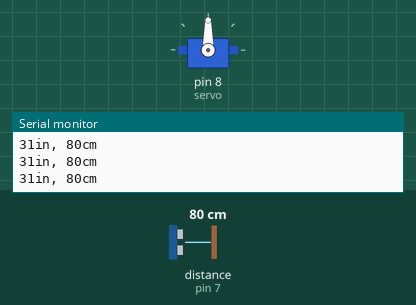
Recording of a sketch running on a simulated Arduino Uno, built with avr-gcc and run on an emulated ATmega328P. Parts: servo, the last lines printed to the serial monitor. Wiring (inferred from the names in the program): ultrasonic range finder: trigger pin 7; echo pin 7. The test bench sets the inputs (shaded band); at power-on: distance to the obstacle (sensor on pin 7) 80 cm. The echo pulse lasts 58.3 µs per cm.

Above: at 1.2 s.
1.3 s: distance to the obstacle (sensor on pin 7) set to 27 cm
2.8 s: distance to the obstacle (sensor on pin 7) set to 23 cm
At 3.5 s:
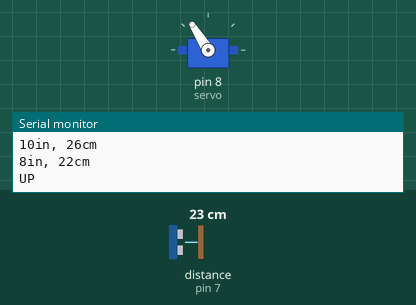
5.8 s: distance to the obstacle (sensor on pin 7) set to 120 cm
At 7.8 s:
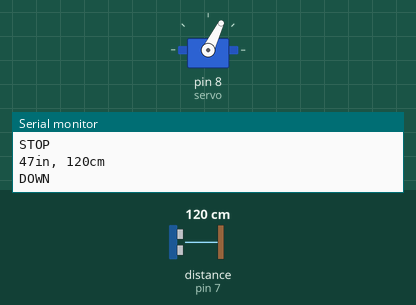
8.8 s: distance to the obstacle (sensor on pin 7) set to 108 cm
10.6 s: distance to the obstacle (sensor on pin 7) set to 100 cm
At 11.4 s:
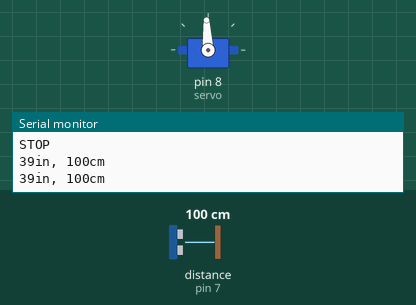
13.6 s: distance to the obstacle (sensor on pin 7) set to 2 cm
At 15.5 s:
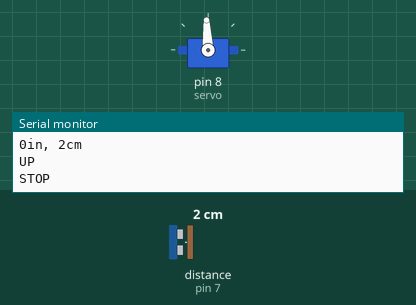
Timing chart, 0 to 17.6 s (numbered marks = the images above; inputs shaded):
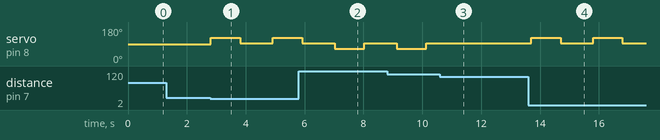

Measured:
- the behaviour switches between 26 and 25 cm on distance to the obstacle (sensor on pin 7) (found by bisection; images 0 and 1)
- the behaviour switches between 105 and 104 cm on distance to the obstacle (sensor on pin 7) (found by bisection; images 2 and 3)
- after the input at 2.8 s, servo on pin 8 (servo): 90° → 122° at once, → 93° 1.0 s later, → 122° 1.1 s later
- after the input at 10.6 s, servo on pin 8 (servo): stays 93° (without the input it goes to 64° after 0.64 s)
- after the input at 13.6 s, servo on pin 8 (servo): alternates 122° for 1.0 s and 93° for 1.1 s, starting after 0.10 s

The sketch:

ls3006.ino
```cpp
// works for LS-3006

#include <Servo.h>

Servo servo;  // create servo object to control a servo
int testing = 100;
// twelve servo objects can be created on most boards
const int pingPin = 7;
int pos = 0;    // variable to store the servo position

void setup() {
  Serial.begin(19200);
  Serial.println("attached to pin 9");
  servo.attach(8);  // attaches the servo on pin 9 to the servo object
}

void loop() {
  long duration, inches, cm;
  pinMode(pingPin, OUTPUT);
  digitalWrite(pingPin, LOW);
  delayMicroseconds(2);
  digitalWrite(pingPin, HIGH);
  delayMicroseconds(5);
  digitalWrite(pingPin, LOW);
  pinMode(pingPin, INPUT);
  duration = pulseIn(pingPin, HIGH);
  inches = microsecondsToInches(duration);
  cm = microsecondsToCentimeters(duration);
  Serial.print(inches);
  Serial.print("in, ");
  Serial.print(cm);
  Serial.print("cm");
  Serial.println();
  if(inches > 40){
    // move down
    servoTurnLeft();
    delay(1000);
    servoStop();
  }
  if (inches < 10){
    servoTurnRight();
    delay(1000);
    servoStop();
  }
  //servoTurnLeft();
  //delay(10000);
  //servoStop();
  //servoTurnRight();
  //delay(10000);
 // servoStop();
 delay(100);
}

void servoStop(){
  servo.writeMicroseconds(1500);            //pulse width that tells servo to stop turning
  Serial.println("STOP");
  delay(1000);                              // need this delay before sending new command
}


void servoTurnLeft(){
  servo.writeMicroseconds(1200);            //full speed clockwise rotation
  Serial.println("DOWN");
  //delay(1000);
}

void servoTurnRight(){
  servo.writeMicroseconds(1800);            //full speed counter clockwise rotation
  Serial.println("UP");
  //delay(1000);
}

long microsecondsToInches(long microseconds) {
  // According to Parallax's datasheet for the PING))), there are
  // 73.746 microseconds per inch (i.e. sound travels at 1130 feet per
  // second).  This gives the distance travelled by the ping, outbound
  // and return, so we divide by 2 to get the distance of the obstacle.
  // See: http://www.parallax.com/dl/docs/prod/acc/28015-PING-v1.3.pdf
  return microseconds / 74 / 2;
}

long microsecondsToCentimeters(long microseconds) {
  // The speed of sound is 340 m/s or 29 microseconds per centimeter.
  // The ping travels out and back, so to find the distance of the
  // object we take half of the distance travelled.
  return microseconds / 29 / 2;
}
```
